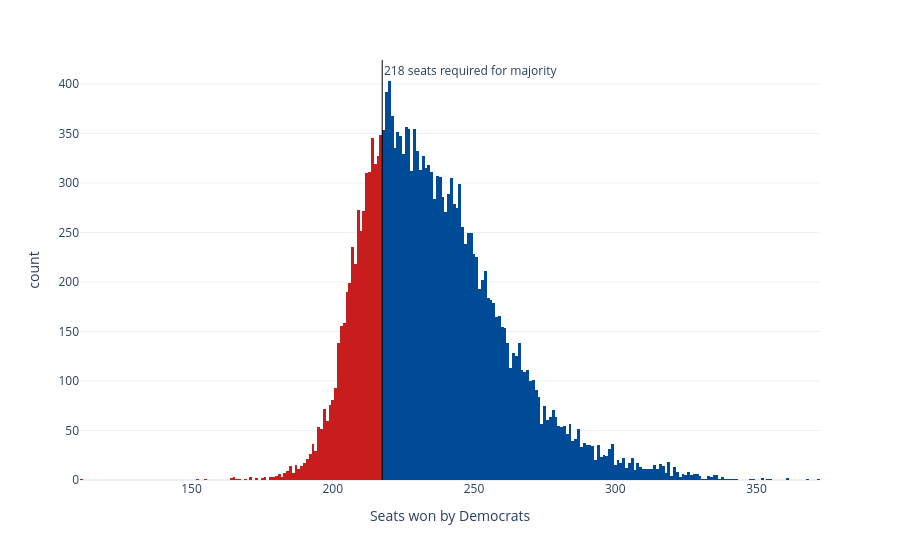

This figure's notebook cell:
### Code cell
sims_hist = px.histogram(seat_sims, x='seats', nbins=np.unique(seat_sims['seats']).shape[0]*2, color='winner',
                         color_discrete_map={'Democrats': '#004b97', 'Republicans': '#c71e1d'},
                         labels={'seats':'Seats won by Democrats', 'winner': 'Winner'}, template='plotly_white')
sims_hist.update_traces(showlegend=False)
sims_hist.add_vline(x=217.5, line_width=1, line_color='black', annotation_text='218 seats required for majority', 
                    annotation_position='top right')
sims_hist

### Figure 1 — Plotly figure (JSON) as saved in the notebook; plotly's stock layout.template omitted (floating-point values rounded to 4 significant figures; data arrays with more than 128 entries replaced by an {"elided": "..."} marker saying what was removed)
{"data": [{"bingroup": "x", "hovertemplate": "Winner=Democrats<br>Seats won by Democrats=%{x}<br>count=%{y}<extra></extra>", "legendgroup": "Democrats", "marker": {"color": "#004b97", "pattern": {"shape": ""}}, "name": "Democrats", "nbinsx": 372, "orientation": "v", "showlegend": false, "type": "histogram", "x": {"elided": "15215 int values"}, "xaxis": "x", "yaxis": "y"}, {"bingroup": "x", "hovertemplate": "Winner=Republicans<br>Seats won by Democrats=%{x}<br>count=%{y}<extra></extra>", "legendgroup": "Republicans", "marker": {"color": "#c71e1d", "pattern": {"shape": ""}}, "name": "Republicans", "nbinsx": 372, "orientation": "v", "showlegend": false, "type": "histogram", "x": {"elided": "4785 int values"}, "xaxis": "x", "yaxis": "y"}], "layout": {"annotations": [{"showarrow": false, "text": "218 seats required for majority", "x": 217.5, "xanchor": "left", "xref": "x", "y": 1, "yanchor": "top", "yref": "y domain"}], "barmode": "relative", "legend": {"title": {"text": "Winner"}, "tracegroupgap": 0}, "margin": {"t": 60}, "shapes": [{"line": {"color": "black", "width": 1}, "type": "line", "x0": 217.5, "x1": 217.5, "xref": "x", "y0": 0, "y1": 1, "yref": "y domain"}], "xaxis": {"anchor": "y", "domain": [0, 1], "title": {"text": "Seats won by Democrats"}}, "yaxis": {"anchor": "x", "domain": [0, 1], "title": {"text": "count"}}}}
